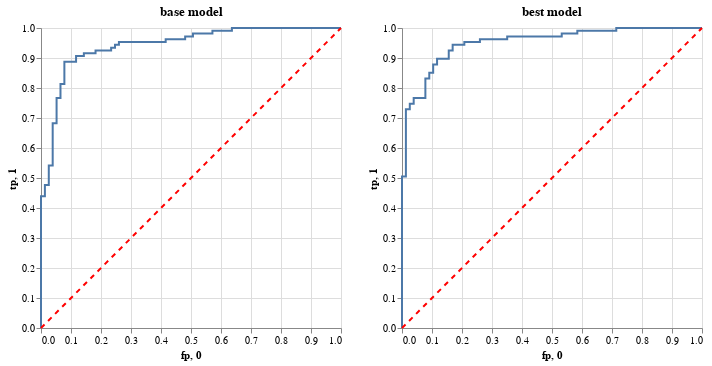

This figure's notebook cell:
### Code cell
roc_base.properties(title='base model')|roc_best.properties(title='best model')

### Figure 1 — Vega-Lite specification as saved in the notebook (floating-point values rounded to 4 significant figures)
{"config": {"view": {"continuousWidth": 300, "continuousHeight": 300}}, "hconcat": [{"layer": [{"data": {"name": "data-e8b5e27ba0dc53ea60225dd95bb5d85f"}, "mark": {"type": "line"}, "encoding": {"x": {"field": "fp", "type": "quantitative"}, "y": {"field": "tp", "type": "quantitative"}}}, {"data": {"name": "data-32a7ce23df43936315089f2dd3ac791d"}, "mark": {"type": "line", "color": "red", "strokeDash": [5, 5]}, "encoding": {"x": {"field": "0", "type": "quantitative"}, "y": {"field": "1", "type": "quantitative"}}}], "title": "base model"}, {"layer": [{"data": {"name": "data-2e34ff2c278f15646164ce2086f6cd96"}, "mark": {"type": "line"}, "encoding": {"x": {"field": "fp", "type": "quantitative"}, "y": {"field": "tp", "type": "quantitative"}}}, {"data": {"name": "data-32a7ce23df43936315089f2dd3ac791d"}, "mark": {"type": "line", "color": "red", "strokeDash": [5, 5]}, "encoding": {"x": {"field": "0", "type": "quantitative"}, "y": {"field": "1", "type": "quantitative"}}}], "title": "best model"}], "$schema": "https://vega.github.io/schema/vega-lite/v5.20.1.json", "datasets": {"data-e8b5e27ba0dc53ea60225dd95bb5d85f": [{"fp": 0.0, "tp": 0.0}, {"fp": 0.0, "tp": 0.009346}, {"fp": 0.0, "tp": 0.4393}, {"fp": 0.01299, "tp": 0.4393}, {"fp": 0.01299, "tp": 0.4766}, {"fp": 0.02597, "tp": 0.4766}, {"fp": 0.02597, "tp": 0.5421}, {"fp": 0.03896, "tp": 0.5421}, {"fp": 0.03896, "tp": 0.6822}, {"fp": 0.05195, "tp": 0.6822}, {"fp": 0.05195, "tp": 0.7664}, {"fp": 0.06494, "tp": 0.7664}, {"fp": 0.06494, "tp": 0.8131}, {"fp": 0.07792, "tp": 0.8131}, {"fp": 0.07792, "tp": 0.8879}, {"fp": 0.1169, "tp": 0.8879}, {"fp": 0.1169, "tp": 0.9065}, {"fp": 0.1429, "tp": 0.9065}, {"fp": 0.1429, "tp": 0.9159}, {"fp": 0.1818, "tp": 0.9159}, {"fp": 0.1818, "tp": 0.9252}, {"fp": 0.2338, "tp": 0.9252}, {"fp": 0.2338, "tp": 0.9346}, {"fp": 0.2468, "tp": 0.9346}, {"fp": 0.2468, "tp": 0.9439}, {"fp": 0.2597, "tp": 0.9439}, {"fp": 0.2597, "tp": 0.9533}, {"fp": 0.4156, "tp": 0.9533}, {"fp": 0.4156, "tp": 0.9626}, {"fp": 0.4805, "tp": 0.9626}, {"fp": 0.4805, "tp": 0.972}, {"fp": 0.5065, "tp": 0.972}, {"fp": 0.5065, "tp": 0.9813}, {"fp": 0.5714, "tp": 0.9813}, {"fp": 0.5714, "tp": 0.9907}, {"fp": 0.6364, "tp": 0.9907}, {"fp": 0.6364, "tp": 1.0}, {"fp": 1.0, "tp": 1.0}], "data-32a7ce23df43936315089f2dd3ac791d": [{"0": 0, "1": 0}, {"0": 1, "1": 1}], "data-2e34ff2c278f15646164ce2086f6cd96": [{"fp": 0.0, "tp": 0.0}, {"fp": 0.0, "tp": 0.009346}, {"fp": 0.0, "tp": 0.5047}, {"fp": 0.01299, "tp": 0.5047}, {"fp": 0.01299, "tp": 0.729}, {"fp": 0.02597, "tp": 0.729}, {"fp": 0.02597, "tp": 0.7477}, {"fp": 0.03896, "tp": 0.7477}, {"fp": 0.03896, "tp": 0.7664}, {"fp": 0.07792, "tp": 0.7664}, {"fp": 0.07792, "tp": 0.8318}, {"fp": 0.09091, "tp": 0.8318}, {"fp": 0.09091, "tp": 0.8505}, {"fp": 0.1039, "tp": 0.8505}, {"fp": 0.1039, "tp": 0.8785}, {"fp": 0.1169, "tp": 0.8785}, {"fp": 0.1169, "tp": 0.8972}, {"fp": 0.1558, "tp": 0.8972}, {"fp": 0.1558, "tp": 0.9252}, {"fp": 0.1688, "tp": 0.9252}, {"fp": 0.1688, "tp": 0.9439}, {"fp": 0.2078, "tp": 0.9439}, {"fp": 0.2078, "tp": 0.9533}, {"fp": 0.2597, "tp": 0.9533}, {"fp": 0.2597, "tp": 0.9626}, {"fp": 0.3506, "tp": 0.9626}, {"fp": 0.3506, "tp": 0.972}, {"fp": 0.5325, "tp": 0.972}, {"fp": 0.5325, "tp": 0.9813}, {"fp": 0.5844, "tp": 0.9813}, {"fp": 0.5844, "tp": 0.9907}, {"fp": 0.7143, "tp": 0.9907}, {"fp": 0.7143, "tp": 1.0}, {"fp": 1.0, "tp": 1.0}]}}
